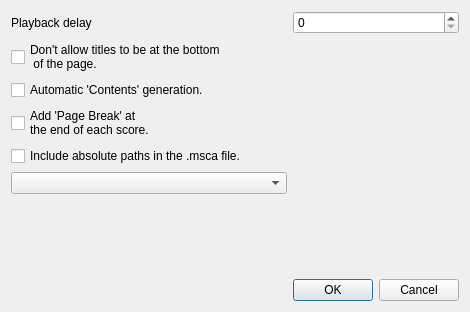
<?xml version="1.0" encoding="UTF-8"?>
<ui version="4.0">
 <class>AlbumManagerDialog</class>
 <widget class="QDialog" name="AlbumManagerDialog">
  <property name="geometry">
   <rect>
    <x>0</x>
    <y>0</y>
    <width>470</width>
    <height>312</height>
   </rect>
  </property>
  <property name="windowTitle">
   <string>Dialog</string>
  </property>
  <layout class="QVBoxLayout" name="verticalLayout">
   <item>
    <layout class="QGridLayout" name="gridLayout">
     <item row="3" column="0">
      <widget class="QCheckBox" name="checkContentsGeneration">
       <property name="text">
        <string>Automatic 'Contents' generation.</string>
       </property>
      </widget>
     </item>
     <item row="1" column="0">
      <widget class="QLabel" name="label">
       <property name="text">
        <string>Playback delay</string>
       </property>
      </widget>
     </item>
     <item row="10" column="1">
      <widget class="QDialogButtonBox" name="buttonBox">
       <property name="sizePolicy">
        <sizepolicy hsizetype="Maximum" vsizetype="Fixed">
         <horstretch>0</horstretch>
         <verstretch>0</verstretch>
        </sizepolicy>
       </property>
       <property name="orientation">
        <enum>Qt::Horizontal</enum>
       </property>
       <property name="standardButtons">
        <set>QDialogButtonBox::Cancel|QDialogButtonBox::Ok</set>
       </property>
      </widget>
     </item>
     <item row="6" column="0">
      <widget class="QComboBox" name="albumViewModeCombo"/>
     </item>
     <item row="1" column="1">
      <widget class="QSpinBox" name="playbackDelayBox">
       <property name="maximum">
        <number>1000000</number>
       </property>
      </widget>
     </item>
     <item row="7" column="0">
      <spacer name="verticalSpacer">
       <property name="orientation">
        <enum>Qt::Vertical</enum>
       </property>
       <property name="sizeHint" stdset="0">
        <size>
         <width>20</width>
         <height>40</height>
        </size>
       </property>
      </spacer>
     </item>
     <item row="4" column="0">
      <widget class="QCheckBox" name="checkAddPageBreak">
       <property name="text">
        <string>Add 'Page Break' at 
the end of each score.</string>
       </property>
      </widget>
     </item>
     <item row="2" column="0">
      <widget class="QCheckBox" name="checkTitleLayout">
       <property name="sizePolicy">
        <sizepolicy hsizetype="Preferred" vsizetype="Fixed">
         <horstretch>0</horstretch>
         <verstretch>0</verstretch>
        </sizepolicy>
       </property>
       <property name="text">
        <string>Don't allow titles to be at the bottom
 of the page.</string>
       </property>
      </widget>
     </item>
     <item row="5" column="0">
      <widget class="QCheckBox" name="checkAbsolutePathsEnabled">
       <property name="toolTip">
        <string>&lt;html&gt;&lt;head/&gt;&lt;body&gt;&lt;p&gt;Allows you to move your .msca file without moving your score files but includes personal information in the .msca file.&lt;/p&gt;&lt;/body&gt;&lt;/html&gt;</string>
       </property>
       <property name="text">
        <string>Include absolute paths in the .msca file.</string>
       </property>
      </widget>
     </item>
    </layout>
   </item>
  </layout>
 </widget>
 <resources/>
 <connections>
  <connection>
   <sender>buttonBox</sender>
   <signal>accepted()</signal>
   <receiver>AlbumManagerDialog</receiver>
   <slot>accept()</slot>
   <hints>
    <hint type="sourcelabel">
     <x>248</x>
     <y>254</y>
    </hint>
    <hint type="destinationlabel">
     <x>157</x>
     <y>274</y>
    </hint>
   </hints>
  </connection>
  <connection>
   <sender>buttonBox</sender>
   <signal>rejected()</signal>
   <receiver>AlbumManagerDialog</receiver>
   <slot>reject()</slot>
   <hints>
    <hint type="sourcelabel">
     <x>316</x>
     <y>260</y>
    </hint>
    <hint type="destinationlabel">
     <x>286</x>
     <y>274</y>
    </hint>
   </hints>
  </connection>
 </connections>
</ui>
